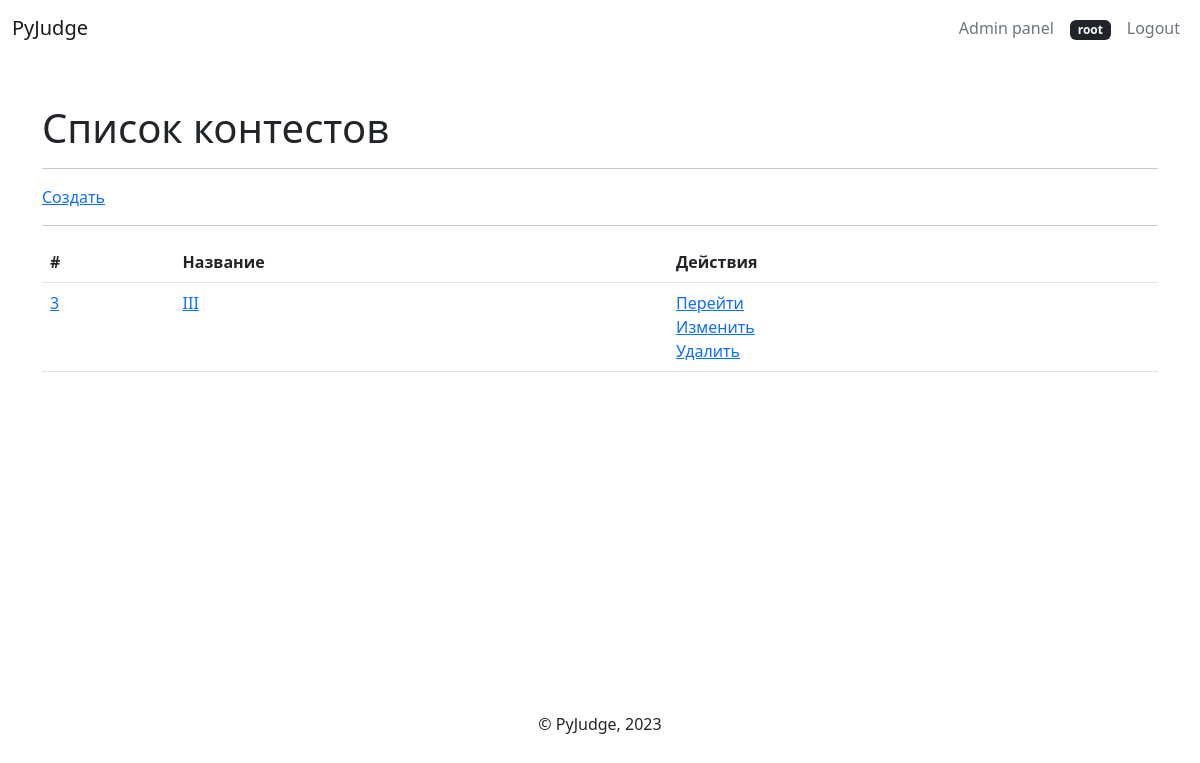
The page / (signed in) on the database its author committed.
### main/models.py (models this page shows, shortened)
class User(AbstractUser):
    pass

class Contest(models.Model):
    title = models.CharField(max_length=255)
    task_ordering = models.TextField(null=True, default=None)

### main/views.py (the view)
# urls.py: path("", ListContestView.as_view()),
class ListContestView(LoginRequiredMixin, ListView):
    template_name = "pages/list_contest.html"
    model = Contest

### main/templates/pages/list_contest.html
{% extends 'base/base.html' %}
{% load static %}
{% block content %}
<h1>Список контестов</h1>
<hr>
{% if request.user.is_authenticated and request.user.is_superuser %}
<a href="/contest/create/">Создать</a>
<hr>
{% endif %}
<table class="table">
  <thead>
    <tr>
      <th scope="col">#</th>
      <th scope="col">Название</th>
      <th scope="col">Действия</th>
    </tr>
  </thead>
  <tbody>
  {% for c in object_list %}
    <tr>
      <td><a href="/contest/{{c.id}}">{{ c.id }}</a></td>
      <td><a href="/contest/{{c.id}}">{{ c.title }}</a></td>
      <td>
        <a href="/contest/{{c.id}}">Перейти</a>
        {% if request.user.is_authenticated and request.user.is_superuser %}
        <br>
        <a href="/contest/{{c.id}}/edit/">Изменить</a>
        <br>
        <a href="/contest/{{c.id}}/delete/">Удалить</a>
        {% endif %}
      </td>
    </tr>
  {% empty %}
    <tr class="table-danger">
      <td>Контестов нет</td>
    </tr>
  {% endfor %}
  </tbody>
</table>
{% endblock %}

### main/templates/base/menu.html (shortened to what this page needs)
{% load static %}
<nav class="ml-navbar navbar navbar-expand-lg navbar-light bg-white">
  <div class="container-fluid">
    <a class="navbar-brand" href="/">
      <span>PyJudge</span>
    </a>
    <div class="collapse navbar-collapse justify-content-end" id="navbarNav1">
      <ul class="navbar-nav">
        {% if request.user.is_authenticated and request.user.is_superuser %}
        <li class="nav-item">
          <a href="/panel" class="px-2 pb-2 nav-link link-secondary">
            Admin panel
          </a>
        </li>
        {% elif request.user.is_authenticated and request.user.is_admin %}
        <li class="nav-item">
          <a href="/panel" class="px-2 pb-2 nav-link link-secondary">
            Admin panel
          </a>
        </li>
        {% elif not request.user.is_authenticated %}
        <li class="nav-item">
          <a href="/login" class="px-2 pb-2 nav-link link-secondary">
            Login
          </a>
        </li>
        {% endif %}
        {% if request.user.is_authenticated %}
        <li class="nav-item">
          <a href="/profile/" class="px-2 pb-2 nav-link link-secondary">
            <span class="badge text-bg-dark">{{request.user.username}}</span>
          </a>
        </li>
        <li class="nav-item">
          <a href="/logout" class="px-2 pb-2 nav-link link-secondary">
            Logout
          </a>
        </li>
        {% endif %}
      </ul>
    </div>
  </div>
</nav>

### rows shown on the page
User: user.username "root"
Contest: id "3", title "III"
